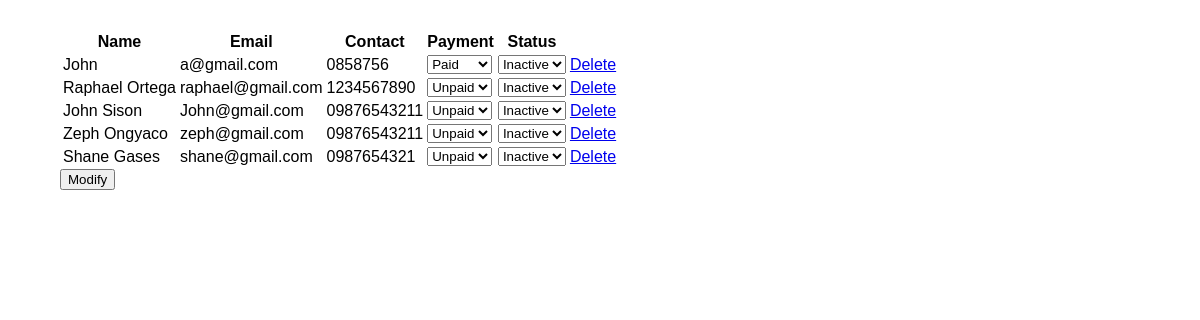
/usermanagement.php, run on the app's committed database.
### tables this page shows
CREATE TABLE `users` (
  `id` int(100) NOT NULL,
  `email` varchar(200) NOT NULL,
  `name` varchar(100) NOT NULL,
  `username` varchar(200) NOT NULL,
  `contact` varchar(20) NOT NULL,
  `password` varchar(200) NOT NULL,
  `role` varchar(100) NOT NULL DEFAULT 'customer',
  `payment` varchar(10) NOT NULL DEFAULT 'unpaid',
  `status` varchar(10) NOT NULL DEFAULT 'inactive'
);

### usermanagement.php (the view, shortened to what this page needs)
<?php include "db/connection.php";
?>
<!DOCTYPE html>
<html lang="en">
<head>
    <link rel="stylesheet" href="css\usermanagement.css">
</head>
<body>
    <div class="cont-users">
        <form class="formValidate" id="formValidate" method="post" action="db/editUser.php">
            <?php
            $sql = "SELECT * FROM users";
            $result = mysqli_query($con, $sql);
            echo "<table>";
            echo "<tr>";
            echo "<th>Name</th> <th>Email</th> <th>Contact</th> <th>Payment</th> <th>Status</th> <th></th>";
            while ($row = mysqli_fetch_array($result)) {
                if ($row['role'] == "customer") {
                    echo "<tr>";
                    echo '<td>' . $row['name'] . "</td>";
                    echo '<td>' . $row['email'] .  "</td>";
                    echo '<td>' . $row['contact'] . "</td>";
                    if ($row['payment'] == "unpaid") {
                        $text1 = 'selected';
                        $text2 = '';
                    } else {
                        $text1 = '';
                        $text2 = 'selected';
                    }
                    echo '<td><select name="' . $row['id'] . '_payment">
                        <option value="unpaid" ' . $text1 . '>Unpaid</option>
                        <option value="paid" ' . $text2 . '>Paid</option> </select></td>';
                    if ($row['status'] == "inactive") {
                        $text3 = 'selected';
                        $text4 = '';
                    } else {
                        $text3 = '';
                        $text4 = 'selected';
                    }
                    echo '<td><select name="' . $row['id']  . '_status">
                <option value="inactive" ' . $text3 . '>Inactive</option>
                <option value="active" ' . $text4 . '>Active</option> </select></td>';
                    echo '<td>';
                    echo '<a href="db/deleteUser.php?id=' . $row['id'] . ' ">Delete</a>';
                    echo '</td>';
                    echo "</tr>";
                }
            }
            echo "</table>";
            ?>
            <div>
                <button type="submit" name="action">Modify
                </button>
            </div>
    </div>
</body>
</html>

### css/usermanagement.css (style rules this page uses)
body { display: block; align-items: center; justify-content: center; margin: 0px; height: 100%; background-image: url("../images/admin-background.jpg"); background-repeat: no-repeat; background-size: cover; }
.cont-users { margin: 20px 30px; padding: 10px 30px; border-radius: 10px; background: white; height: 100%; width: 92%; font-family: Tahoma, sans-serif; }

### data on the page
users: name "John", email "a@gmail.com", contact "0858756", id "Paid", id "Inactive"
users: name "Raphael Ortega", email "raphael@gmail.com", contact "1234567890", id "Unpaid", id "Inactive"
users: name "John Sison", email "John@gmail.com", contact "09876543211", id "Unpaid", id "Inactive"
users: name "Zeph Ongyaco", email "zeph@gmail.com", contact "09876543211", id "Unpaid", id "Inactive"
users: name "Shane Gases", email "shane@gmail.com", contact "0987654321", id "Unpaid", id "Inactive"
